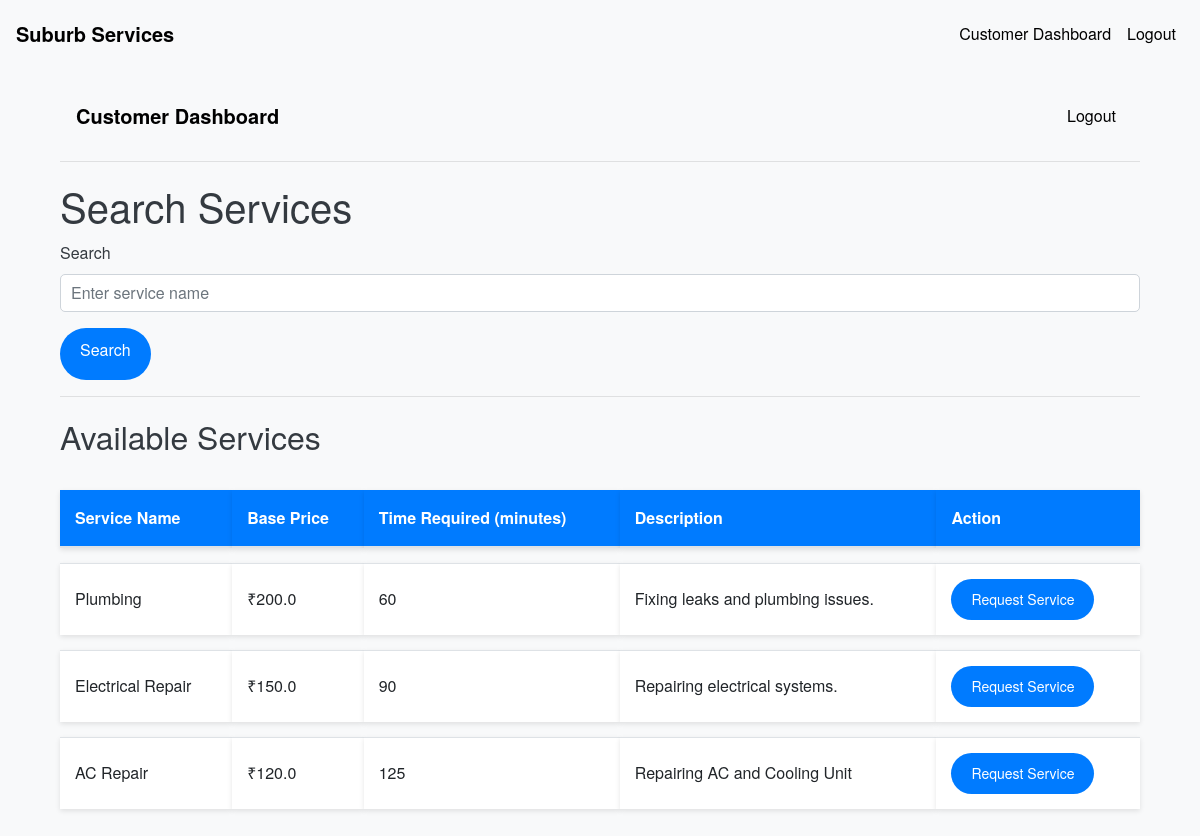
The page /customer/search_service (signed in) on the database its author committed.
### models.py (models this page shows, shortened)
class Service(db.Model):
    __tablename__ = 'services'
    id = db.Column(db.Integer, nullable =False, primary_key=True)
    name = db.Column(db.String(100), nullable=False)
    base_price = db.Column(db.Float, nullable=False)
    time_required = db.Column(db.Integer, nullable=False)
    description = db.Column(db.Text)

### routes.py (the view)
@app.route('/customer/search_service', methods=['GET', 'POST'])
@login_required
def search_services():
    if current_user.role != 'customer':
        flash('Access denied.')
        return redirect(url_for('index'))
    form = SearchForm()
    services = Service.query.all()
    if form.validate_on_submit():
        search_term = form.search_term.data
        services = Service.query.filter(Service.name.ilike(f'%{search_term}%')).all()
    return render_template('search_services.html', services=services, form=form)

### forms.py
class SearchForm(FlaskForm):
    search_term = StringField('Search', validators=[DataRequired()])
    submit = SubmitField('Search')

### app.py (called while the page is built)
@login_manager.user_loader
def load_user(user_id):
    return User.query.get(int(user_id))

### templates/search_services.html (shortened to what this page needs)
{% extends 'base.html' %}
{% block content %}
<div class="container mt-4">
    <nav class="navbar navbar-expand-lg navbar-light bg-light">
        <a class="navbar-brand" href="{{ url_for('customer_dashboard') }}">Customer Dashboard</a>
        <div class="collapse navbar-collapse" id="navbarNav">
            <ul class="navbar-nav ml-auto">
                <li class="nav-item">
                    <a class="nav-link" href="{{ url_for('logout') }}">Logout</a>
                </li>
            </ul>
        </div>
    </nav>
    <hr>
    <h1>Search Services</h1>
    <form method="POST">
        <div class="form-group">
            {{ form.search_term.label }}
            {{ form.search_term(class="form-control", placeholder="Enter service name") }}
        </div>
        <button type="submit" class="btn btn-primary">{{ form.submit.label }}</button>
    </form>
    <hr>
    <h2>Available Services</h2>
    {% if services %}
    <table class="table table-striped">
        <thead>
            <tr>
                <th>Service Name</th>
                <th>Base Price</th>
                <th>Time Required (minutes)</th>
                <th>Description</th>
                <th>Action</th>
            </tr>
        </thead>
        <tbody>
            {% for service in services %}
            <tr>
                <td>{{ service.name }}</td>
                <td>₹{{ service.base_price }}</td>
                <td>{{ service.time_required }}</td>
                <td>{{ service.description }}</td>
                <td>
                    <a href="{{ url_for('request_service', service_id=service.id) }}" class="btn btn-sm btn-primary">Request Service</a>
                </td>
            </tr>
            {% endfor %}
        </tbody>
    </table>
    {% else %}
    <p>No services found.</p>
    {% endif %}
</div>
{% endblock %}

### static/css/styles.css (style rules this page uses)
body { padding-top: 5px; font-family: 'Helvetica Neue', Arial, sans-serif; background-color: #f8f9fa; color: #343a40; line-height: 1.6; }
.navbar { background-color: #343a40; }
.navbar-brand { font-weight: bold; color: #000000 !important; }
.nav-link { color: #000000 !important; }
.table { margin-top: 20px; border-collapse: separate; border-spacing: 0 15px; }
.table th, .table td { vertical-align: middle; background-color: #ffffff; border: none; padding: 15px; box-shadow: 0 2px 5px rgba(0, 0, 0, 0.1); }
.table th { background-color: #007bff; color: #ffffff; font-weight: bold; }
.table td { border-top: 1px solid #dee2e6; }
.btn { border-radius: 50px; padding: 10px 20px; transition: background-color 0.3s ease, color 0.3s ease; }
.btn-primary { background-color: #007bff; border: none; }
.form-control { border-radius: 5px; padding: 10px; border: 1px solid #ced4da; transition: border-color 0.3s ease; }
h1, h2, h3, h4, h5, h6 { font-weight: 300; margin-top: 20px; margin-bottom: 10px; }
.container { margin-top: 50px; }

### rows shown on the page
Service: name "Plumbing", base_price "200.0", time_required "60", description "Fixing leaks and plumbing issues."
Service: name "Electrical Repair", base_price "150.0", time_required "90", description "Repairing electrical systems."
Service: name "AC Repair", base_price "120.0", time_required "125", description "Repairing AC and Cooling Unit"
